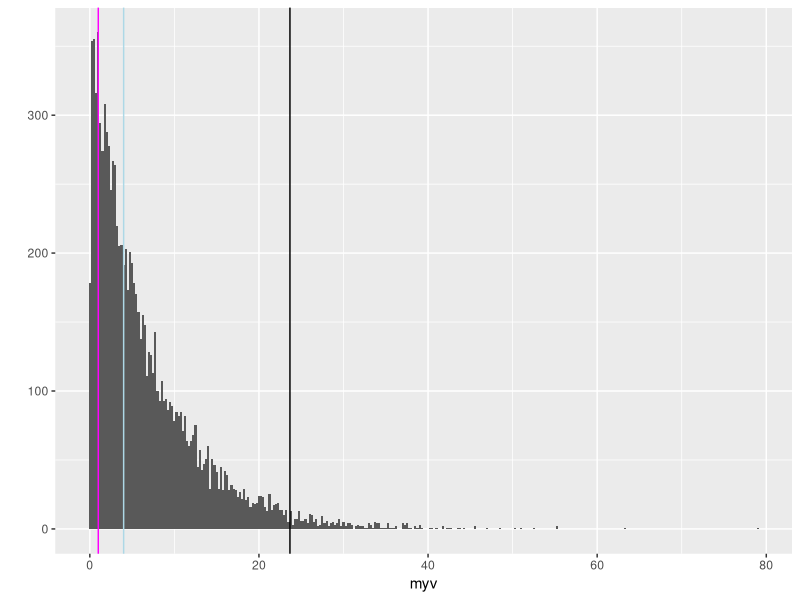

Source code (R):
## ---- chunk 1
library(ggplot2)
set.seed(1)
myv <- rgamma(10000, shape =1 , scale = 6.57)
qplot(myv, binwidth = 0.25) + geom_vline(xintercept = quantile(myv, 0.975))+ geom_vline(xintercept = 1, col = "magenta") + geom_vline(xintercept = 4, col = "lightblue")
## ---- chunk 2
quantile(myv, 0.975)
## ---- chunk 3
mean(myv)
## ---- chunk 4
quantile(myv, 0.025)
## ---- chunk 5
mns <- NULL
set.seed(123)
for(i in 1:1000)
        mns <- c(mns, mean(rgamma(150, shape = 1, scale = 6.57)))
sample_mean <- mean(mns)
sample_var <- var(mns)
sample_sd <- sd(mns)
rbind(sample_mean, sample_var, sample_sd)
## ---- chunk 6
lotto <- data.frame(state = "NY", year = "2015", grossprofit = 3.1106, netprofit = 1.061)
colnames(lotto) <- c("state", "year", "grossprofit", "netprofit")

